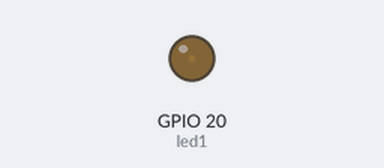
Simulated run of this program. Board: Raspberry Pi (BCM pin numbers). Parts: output pins drawn as LEDs (lit = HIGH).

Above: at 0.05 s.
At 1.8 s:
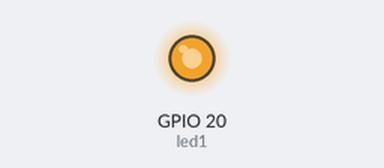
At 2.7 s:
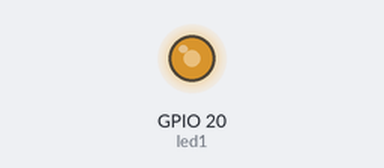
At 3.6 s:
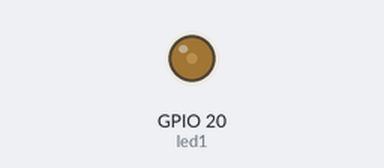
Timing chart, 0 to 5.2 s (numbered marks = the images above):
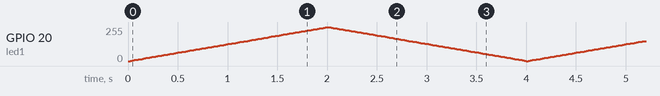

The program:

PWM.py
```python
from gpiozero import PWMLED
from time import sleep

led1 = PWMLED(20)


try:
  while True:
    #fade in
    for duty_cycle in range(0, 100, 1):
      led1.value = duty_cycle/100.0
      sleep(0.02)

    #fade out
    for duty_cycle in range(100, 0, -1):
      led1.value = duty_cycle/100.0
      sleep(0.02)

except KeyboardInterrupt:
  print("Stop the program and turning off the LED")
  led1.value = 0
  pass
```
